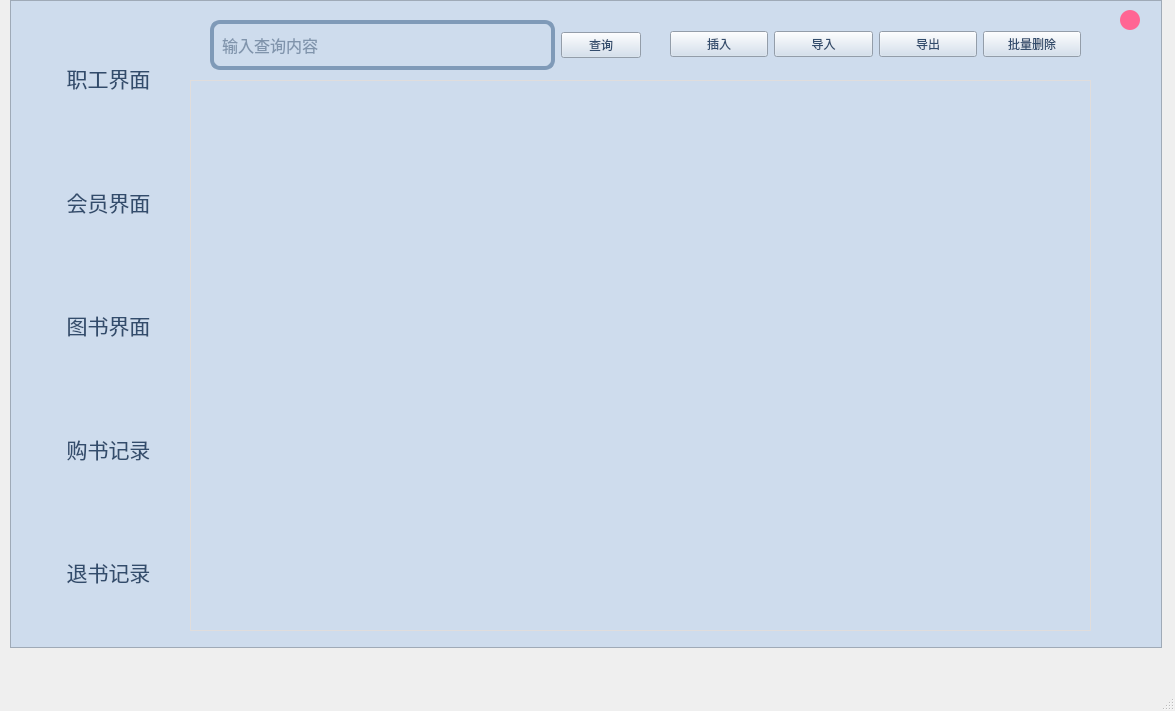
<?xml version="1.0" encoding="UTF-8"?>
<ui version="4.0">
 <class>MainWindow</class>
 <widget class="QMainWindow" name="MainWindow">
  <property name="geometry">
   <rect>
    <x>0</x>
    <y>0</y>
    <width>1175</width>
    <height>711</height>
   </rect>
  </property>
  <property name="windowTitle">
   <string>MainWindow</string>
  </property>
  <widget class="QWidget" name="centralwidget">
   <widget class="QFrame" name="frame">
    <property name="geometry">
     <rect>
      <x>10</x>
      <y>0</y>
      <width>1152</width>
      <height>648</height>
     </rect>
    </property>
    <property name="styleSheet">
     <string notr="true">/*??*/
QWidget
{
color: rgb(50,76,108);  /*????*/
background-color: rgb(206,220,237); /*???*/

}
QWidget#Contents
{
    color: rgb(50,76,108);  /*????*/
    background-color: rgb(206,220,237); /*???*/
}
/*??????*/
QPushButton#btnLogin,#btnLogout,#btnHide,#btnUpdate,#btnSure,#btnAdd,#btnDel
{
    background-color:rgba(189,209,233);/*???*/
    min-height:30px; /*????*/
    min-width:180px; /*????*/
    border-style:solid;/*???? solid?? none??? inset/outset 3D??*/
    border-width:4px; /*??????*/
    border-radius:10px;/*????????*/
    border-color:rgba(127,154,184);/*????*/
    font-size:12pt;/*?? ????*/
    color: rgb(50,76,108);/*????*/
    padding:6px; /*??*/
}
/*??????*/
QPushButton:pressed
{
    background-color:rgba(192,240,255);/*???*/
    border-color:rgba(127,154,184);/*????*/
    border-style:solid;/*???? solid?? none??? inset/outset 3D??*/
    color: rgb(50,76,108);/*????*/
}
/*??????*/
QPushButton#btnLogin:hover,#btnLogout:hover,#btnHide:hover,#btnUpdate:hover,#btnSure:hover,#btnAdd:hover,#btnDel:hover
{
    background-color:rgba(192,221,244);/*???*/
    border-color:rgba(127,154,184);/*????*/
    color: rgb(50,76,108);/*????*/
}
QLineEdit
{
    background-color:rgb(206,220,237);/*???*/
    min-height:30px; /*????*/
    min-width:180px; /*????*/
    border-style:solid;/*???? solid?? none??? inset/outset 3D??*/
    border-width:4px; /*??????*/
    border-radius:10px;/*????????*/
    border-color:rgba(127,154,184);/*????*/
    font-size:12pt;/*?? ????*/
    color: rgb(50,76,108);/*????*/
    padding:6px;/*??*/
}
QCheckBox
{
    color:rgb(50,76,108);/*????*/
    background-color:rgb(206,220,237);/*???*/
}
QComboBox
{
    background-color:rgb(206,220,237);
    color:rgb(50,76,108);/*????*/
    border-style:solid;/*???? solid?? none??? inset/outset 3D??*/
    border-width:4px;/*??????*/
    border-radius:10px;/*????????*/
    border-color:rgba(127,154,184);/*????*/
    min-height:35px; /*????*/
    font-size:12pt;
}
/*??????????*/
QComboBox::drop-down
{
     width:20px;
     border:none;
     background:transparent;
 }
/*????????*/
QComboBox::down-arrow
{
    image:url(:/image/array_down.png);
}
/*??????????*/
QComboBox QAbstractItemView
{
 background-color: rgb(206,220,237); /*???*/
    color: rgb(50,76,108);/*????*/
outline:none;
}
/*??????item*/
QComboBox QAbstractItemView::item
{
    height:30px;
    color:rgb(50,76,108);/*????*/
}
/*???item??*/
QComboBox QAbstractItemView::item:selected
{
    background-color:rgb(206,220,237); /*???*/
    color:rgb(50,76,108);/*????*/
}
QLabel
{
    color:rgb(50,76,108);/*????*/
font-size:12pt;
border:none;/*????*/
}
QTabWidget
{
    background-color: rgb(206,220,237); /*???*/
    color:rgb(50,76,108);/*????*/
}
QTabBar::tab
{
    background-color:rgb(206,220,237); /*???*/
    color:rgb(50,76,108);/*????*/
    font-size:12pt;/*????*/
    height:30px; /*??*/
    min-width:100px;/*??*/
    border-top-left-radius:4px;/*??????????*/
    border-top-right-radius:4px;/*??????????*/
    margin-right: 5px;/*???  ????*/
    padding-left:5px;/*???--????*/
    padding-right:5px;/*???--????*/
}
QTabBar::tab:hover
{
    background-color: rgb(206,220,237); /*???*/
}
QTabBar::tab:selected
{
    background-color: rgb(189,209,233); /*???*/
}
QTableView,QTableWidget{
    background-color:rgb(206,220,237); /*???*/
    color:rgb(50,76,108);/*????*/
    selection-background-color:rgba(192,221,244);/*???*/;/*??????*/
    border:1px solid #E0DDDC;/*???1?????*/
    gridline-color:lightgray;/*????????????????*/
    font:bold 12pt;/*?? ????*/
}
/*??????*/
QHeaderView::section{
    background-color:rgb(206,220,237); /*???*/
    border:0px solid #E0DDDC;/*????????0??????????*/
    border-bottom:1px solid #E0DDDC;/*??????????????????????Table?????????2px?????*/
    min-height:30px;;/*????*/
    font-size:12pt;/*????*/
}
QTreeWidget,QTreeView
{
    background-color:rgb(206,220,237); /*???*/
    color:rgb(50,76,108);/*????*/
    selection-background-color:rgba(5,23,200);/*??????*/
    font-size:12pt;/*????*/
}
/*????*/
QTreeWidget::branch:has-children:!has-siblings:closed,
QTreeWidget::branch:closed:has-children:has-siblings {
    border-image: none;
    image: url(:/image/add-line_horizontal.png);
}
/*????*/
QTreeWidget::branch:open:has-children:!has-siblings,
QTreeWidget::branch:open:has-children:has-siblings  {
    border-image: none;
    image: url(:/image/array_down.png);
}
/*????*/
QTreeView::branch:has-children:!has-siblings:closed,
QTreeView::branch:closed:has-children:has-siblings {
    border-image: none;
    image: url(:/image/add-line_horizontal.png);
}
/*????*/
QTreeView::branch:open:has-children:!has-siblings,
QTreeView::branch:open:has-children:has-siblings  {
    border-image: none;
    image: url(:/image/array_down.png);
}
</string>
    </property>
    <property name="frameShape">
     <enum>QFrame::StyledPanel</enum>
    </property>
    <property name="frameShadow">
     <enum>QFrame::Raised</enum>
    </property>
    <widget class="QPushButton" name="btn_Close">
     <property name="enabled">
      <bool>true</bool>
     </property>
     <property name="geometry">
      <rect>
       <x>1110</x>
       <y>10</y>
       <width>20</width>
       <height>20</height>
      </rect>
     </property>
     <property name="sizePolicy">
      <sizepolicy hsizetype="Fixed" vsizetype="Fixed">
       <horstretch>0</horstretch>
       <verstretch>0</verstretch>
      </sizepolicy>
     </property>
     <property name="minimumSize">
      <size>
       <width>20</width>
       <height>20</height>
      </size>
     </property>
     <property name="maximumSize">
      <size>
       <width>20</width>
       <height>20</height>
      </size>
     </property>
     <property name="styleSheet">
      <string notr="true">QPushButton
{
background:#FF6694;
border-radius:10px;
}
QPushButton:hover
{
background:#FF0000;
}

</string>
     </property>
     <property name="text">
      <string/>
     </property>
    </widget>
    <widget class="QWidget" name="layoutWidget">
     <property name="geometry">
      <rect>
       <x>30</x>
       <y>20</y>
       <width>137</width>
       <height>611</height>
      </rect>
     </property>
     <layout class="QVBoxLayout" name="verticalLayout">
      <item>
       <widget class="QLabel" name="label_13">
        <property name="styleSheet">
         <string notr="true">
QLabel::hover{
	color: rgb(255, 102, 148);
}</string>
        </property>
        <property name="text">
         <string>&lt;html&gt;&lt;head/&gt;&lt;body&gt;&lt;p align=&quot;center&quot;&gt;&lt;span style=&quot; font-size:16pt;&quot;&gt;职工界面&lt;/span&gt;&lt;/p&gt;&lt;/body&gt;&lt;/html&gt;</string>
        </property>
       </widget>
      </item>
      <item>
       <widget class="QLabel" name="label_5">
        <property name="styleSheet">
         <string notr="true">
QLabel::hover{
	color: rgb(255, 102, 148);
}
</string>
        </property>
        <property name="text">
         <string>&lt;html&gt;&lt;head/&gt;&lt;body&gt;&lt;p align=&quot;center&quot;&gt;&lt;span style=&quot; font-size:16pt;&quot;&gt;会员界面&lt;/span&gt;&lt;/p&gt;&lt;/body&gt;&lt;/html&gt;</string>
        </property>
       </widget>
      </item>
      <item>
       <widget class="QLabel" name="label_12">
        <property name="styleSheet">
         <string notr="true">
QLabel::hover{
	color: rgb(255, 102, 148);
}</string>
        </property>
        <property name="text">
         <string>&lt;html&gt;&lt;head/&gt;&lt;body&gt;&lt;p align=&quot;center&quot;&gt;&lt;span style=&quot; font-size:16pt;&quot;&gt;图书界面&lt;/span&gt;&lt;/p&gt;&lt;/body&gt;&lt;/html&gt;</string>
        </property>
       </widget>
      </item>
      <item>
       <widget class="QLabel" name="label_11">
        <property name="styleSheet">
         <string notr="true">
QLabel::hover{
	color: rgb(255, 102, 148);
}</string>
        </property>
        <property name="text">
         <string>&lt;html&gt;&lt;head/&gt;&lt;body&gt;&lt;p align=&quot;center&quot;&gt;&lt;span style=&quot; font-size:16pt;&quot;&gt;购书记录&lt;/span&gt;&lt;/p&gt;&lt;/body&gt;&lt;/html&gt;</string>
        </property>
       </widget>
      </item>
      <item>
       <widget class="QLabel" name="label_14">
        <property name="styleSheet">
         <string notr="true">
QLabel::hover{
	color: rgb(255, 102, 148);
}</string>
        </property>
        <property name="text">
         <string>&lt;html&gt;&lt;head/&gt;&lt;body&gt;&lt;p align=&quot;center&quot;&gt;&lt;span style=&quot; font-size:16pt;&quot;&gt;退书记录&lt;/span&gt;&lt;/p&gt;&lt;/body&gt;&lt;/html&gt;</string>
        </property>
       </widget>
      </item>
     </layout>
    </widget>
    <widget class="QTableWidget" name="tableWidget_Admin">
     <property name="geometry">
      <rect>
       <x>180</x>
       <y>80</y>
       <width>901</width>
       <height>551</height>
      </rect>
     </property>
     <property name="styleSheet">
      <string notr="true"/>
     </property>
    </widget>
    <widget class="QWidget" name="horizontalLayoutWidget">
     <property name="geometry">
      <rect>
       <x>660</x>
       <y>19</y>
       <width>411</width>
       <height>51</height>
      </rect>
     </property>
     <layout class="QHBoxLayout" name="horizontalLayout">
      <item>
       <widget class="QPushButton" name="pushButton_3">
        <property name="text">
         <string>插入</string>
        </property>
       </widget>
      </item>
      <item>
       <widget class="QPushButton" name="pushButton_5">
        <property name="text">
         <string>导入</string>
        </property>
       </widget>
      </item>
      <item>
       <widget class="QPushButton" name="pushButton_4">
        <property name="text">
         <string>导出</string>
        </property>
       </widget>
      </item>
      <item>
       <widget class="QPushButton" name="pushButton_2">
        <property name="text">
         <string>批量删除</string>
        </property>
       </widget>
      </item>
     </layout>
    </widget>
    <widget class="QWidget" name="horizontalLayoutWidget_2">
     <property name="geometry">
      <rect>
       <x>200</x>
       <y>19</y>
       <width>431</width>
       <height>52</height>
      </rect>
     </property>
     <layout class="QHBoxLayout" name="horizontalLayout_2">
      <item>
       <widget class="QLineEdit" name="lineEdit">
        <property name="placeholderText">
         <string>输入查询内容</string>
        </property>
       </widget>
      </item>
      <item>
       <widget class="QPushButton" name="pushButton">
        <property name="text">
         <string>查询</string>
        </property>
       </widget>
      </item>
     </layout>
    </widget>
   </widget>
  </widget>
  <widget class="QMenuBar" name="menubar">
   <property name="geometry">
    <rect>
     <x>0</x>
     <y>0</y>
     <width>1175</width>
     <height>26</height>
    </rect>
   </property>
  </widget>
  <widget class="QStatusBar" name="statusbar"/>
 </widget>
 <resources>
  <include location="sources.qrc"/>
 </resources>
 <connections/>
</ui>
